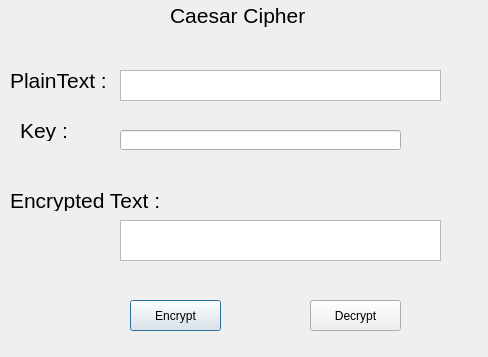
<?xml version="1.0" encoding="UTF-8"?>
<ui version="4.0">
 <class>Dialog</class>
 <widget class="QDialog" name="Dialog">
  <property name="geometry">
   <rect>
    <x>0</x>
    <y>0</y>
    <width>488</width>
    <height>357</height>
   </rect>
  </property>
  <property name="windowTitle">
   <string>Caesar Cipher</string>
  </property>
  <widget class="QTextEdit" name="txt_plain_text">
   <property name="geometry">
    <rect>
     <x>120</x>
     <y>70</y>
     <width>321</width>
     <height>31</height>
    </rect>
   </property>
  </widget>
  <widget class="QTextEdit" name="txt_cipher_text">
   <property name="geometry">
    <rect>
     <x>120</x>
     <y>220</y>
     <width>321</width>
     <height>41</height>
    </rect>
   </property>
  </widget>
  <widget class="QLabel" name="label">
   <property name="geometry">
    <rect>
     <x>10</x>
     <y>70</y>
     <width>111</width>
     <height>21</height>
    </rect>
   </property>
   <property name="font">
    <font>
     <pointsize>16</pointsize>
    </font>
   </property>
   <property name="text">
    <string>PlainText :</string>
   </property>
  </widget>
  <widget class="QLabel" name="label_2">
   <property name="geometry">
    <rect>
     <x>20</x>
     <y>120</y>
     <width>111</width>
     <height>21</height>
    </rect>
   </property>
   <property name="font">
    <font>
     <pointsize>16</pointsize>
    </font>
   </property>
   <property name="text">
    <string>Key : </string>
   </property>
  </widget>
  <widget class="QLabel" name="label_3">
   <property name="geometry">
    <rect>
     <x>10</x>
     <y>190</y>
     <width>221</width>
     <height>21</height>
    </rect>
   </property>
   <property name="font">
    <font>
     <pointsize>16</pointsize>
    </font>
   </property>
   <property name="text">
    <string>Encrypted Text :</string>
   </property>
  </widget>
  <widget class="QPushButton" name="btn_encrypt">
   <property name="geometry">
    <rect>
     <x>130</x>
     <y>300</y>
     <width>91</width>
     <height>31</height>
    </rect>
   </property>
   <property name="text">
    <string>Encrypt</string>
   </property>
  </widget>
  <widget class="QPushButton" name="btn_decrypt">
   <property name="geometry">
    <rect>
     <x>310</x>
     <y>300</y>
     <width>91</width>
     <height>31</height>
    </rect>
   </property>
   <property name="text">
    <string>Decrypt</string>
   </property>
  </widget>
  <widget class="QLabel" name="label_4">
   <property name="geometry">
    <rect>
     <x>170</x>
     <y>0</y>
     <width>151</width>
     <height>31</height>
    </rect>
   </property>
   <property name="font">
    <font>
     <pointsize>16</pointsize>
    </font>
   </property>
   <property name="text">
    <string>Caesar Cipher </string>
   </property>
  </widget>
  <widget class="QLineEdit" name="txt_key">
   <property name="geometry">
    <rect>
     <x>120</x>
     <y>130</y>
     <width>281</width>
     <height>20</height>
    </rect>
   </property>
  </widget>
 </widget>
 <resources/>
 <connections/>
</ui>
